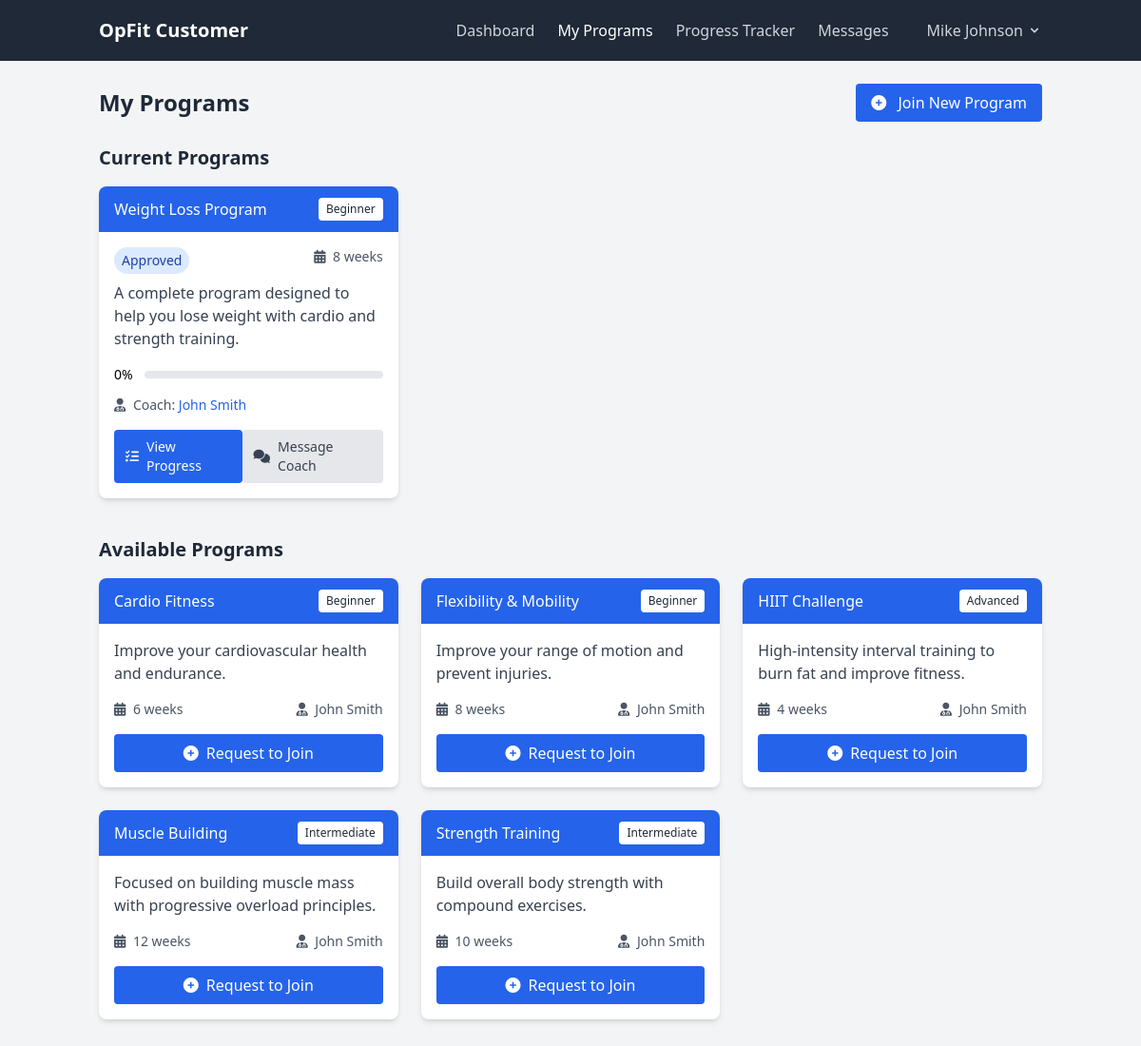
/customer/programs.php (signed in), run on the app's committed database.
### tables this page shows
CREATE TABLE IF NOT EXISTS customer_programs (
    id INT AUTO_INCREMENT PRIMARY KEY,
    customer_id INT NOT NULL,
    program_id INT NOT NULL,
    status ENUM('pending', 'approved', 'rejected', 'completed') DEFAULT 'pending',
    created_at TIMESTAMP DEFAULT CURRENT_TIMESTAMP,
    updated_at TIMESTAMP DEFAULT CURRENT_TIMESTAMP ON UPDATE CURRENT_TIMESTAMP,
    FOREIGN KEY (customer_id) REFERENCES users(id) ON DELETE CASCADE,
    FOREIGN KEY (program_id) REFERENCES programs(id) ON DELETE CASCADE
);

CREATE TABLE IF NOT EXISTS programs (
    id INT AUTO_INCREMENT PRIMARY KEY,
    name VARCHAR(100) NOT NULL,
    description TEXT,
    difficulty ENUM('beginner', 'intermediate', 'advanced') NOT NULL,
    duration INT NOT NULL COMMENT 'Duration in weeks',
    created_at TIMESTAMP DEFAULT CURRENT_TIMESTAMP,
    updated_at TIMESTAMP DEFAULT CURRENT_TIMESTAMP ON UPDATE CURRENT_TIMESTAMP
);

CREATE TABLE IF NOT EXISTS users (
    id INT AUTO_INCREMENT PRIMARY KEY,
    name VARCHAR(100) NOT NULL,
    email VARCHAR(100) NOT NULL UNIQUE,
    password VARCHAR(255) NOT NULL,
    user_type ENUM('customer', 'coach', 'admin') NOT NULL,
    created_at TIMESTAMP DEFAULT CURRENT_TIMESTAMP,
    updated_at TIMESTAMP DEFAULT CURRENT_TIMESTAMP ON UPDATE CURRENT_TIMESTAMP
);

### includes/functions.php (called while the page is built, shortened)
<?php
function calculate_program_progress($customer_id, $program_id) {
    global $conn;
    $customer_id = (int)$customer_id;
    $program_id = (int)$program_id;
    $total_steps_query = "SELECT COUNT(*) as total FROM program_steps WHERE program_id = $program_id";
    $total_steps_result = mysqli_query($conn, $total_steps_query);
    $total_steps = mysqli_fetch_assoc($total_steps_result)['total'];
    $completed_steps_query = "SELECT COUNT(*) as completed
                             FROM step_progress sp
                             JOIN program_steps ps ON sp.step_id = ps.id
                             WHERE sp.customer_id = $customer_id
                             AND ps.program_id = $program_id
                             AND sp.status = 'completed'";
    $completed_steps_result = mysqli_query($conn, $completed_steps_query);
    $completed_steps = mysqli_fetch_assoc($completed_steps_result)['completed'];
    $percentage = ($completed_steps / $total_steps) * 100;
    return round($percentage);
}
function count_unread_messages($user_id) {
    global $conn;
    $user_id = (int)$user_id;
    $query = "SELECT COUNT(*) as unread_count
              FROM chat_messages
              WHERE receiver_id = $user_id AND is_read = 0";
    $result = mysqli_query($conn, $query);
    $row = mysqli_fetch_assoc($result);
    return (int)$row['unread_count'];
}
?>

### customer/programs.php (the view, shortened to what this page needs)
<?php
include_once '../includes/db_connect.php';
include_once '../includes/functions.php';
$user_id = $_SESSION['user_id'];
$user_name = $_SESSION['user_name'];
$customer_programs = [];
$programs_query = "SELECT cp.*, p.name, p.description, p.duration, p.difficulty,
                  c.name as coach_name, cc.coach_id
                  FROM customer_programs cp
                  JOIN programs p ON cp.program_id = p.id
                  LEFT JOIN coach_customer cc ON cp.customer_id = cc.customer_id
                  LEFT JOIN users c ON cc.coach_id = c.id
                  WHERE cp.customer_id = $user_id
                  ORDER BY cp.created_at DESC";
$programs_result = mysqli_query($conn, $programs_query);
while ($row = mysqli_fetch_assoc($programs_result)) {
    $row['progress_percentage'] = calculate_program_progress($user_id, $row['program_id']);
    $customer_programs[] = $row;
}
$available_programs = [];
if ($customer_programs) {
    $enrolled_program_ids = array_map(function($program) {
        return $program['program_id'];
    }, $customer_programs);
    $ids_string = implode(',', $enrolled_program_ids);
    $where_clause = "WHERE p.id NOT IN ($ids_string)";
} else {
    $where_clause = "";
}
$available_query = "SELECT p.*, u.name as coach_name
                   FROM programs p
                   LEFT JOIN coach_customer cc ON cc.customer_id = $user_id
                   LEFT JOIN users u ON cc.coach_id = u.id
                   $where_clause
                   ORDER BY p.name";
$available_result = mysqli_query($conn, $available_query);
while ($row = mysqli_fetch_assoc($available_result)) {
    $available_programs[] = $row;
}
?>
<!DOCTYPE html>
<html lang="en">
<head>
    <link rel="stylesheet" href="../css/style.css">
    <script src="https://cdn.tailwindcss.com"></script>
    <link rel="stylesheet" href="https://cdnjs.cloudflare.com/ajax/libs/font-awesome/6.0.0-beta3/css/all.min.css">
</head>
<body class="bg-gray-100">
<nav class="bg-gray-800 text-white">
        <div class="container mx-auto px-4 py-3">
            <div class="flex flex-wrap justify-between items-center">
                <a class="text-xl font-bold" href="dashboard.php">OpFit Customer</a>
                <div class="hidden md:flex flex-col md:flex-row w-full md:w-auto mt-4 md:mt-0 items-center" id="navbarMenu">
                    <ul class="flex flex-col md:flex-row md:mr-6 space-y-2 md:space-y-0 md:space-x-6">
                        <li>
                            <a class="text-gray-300 hover:text-white block py-2" href="dashboard.php">Dashboard</a>
                        </li>
                        <li>
                            <a class="text-white font-medium block py-2" href="programs.php">My Programs</a>
                        </li>
                        <li>
                            <a class="text-gray-300 hover:text-white block py-2" href="progress.php">Progress Tracker</a>
                        </li>
                        <li>
                            <a class="text-gray-300 hover:text-white block py-2 flex items-center" href="messages.php">
                                Messages
                            </a>
                        </li>
                    </ul>
                    <div class="relative mt-4 md:mt-0 md:ml-4" id="userDropdownContainer">
                        <button id="userDropdown" class="flex items-center text-gray-300 hover:text-white py-2">
                            <?php echo $user_name; ?>
                            <svg class="ml-1 h-4 w-4" xmlns="http://www.w3.org/2000/svg" viewBox="0 0 20 20" fill="currentColor">
                                <path fill-rule="evenodd" d="M5.293 7.293a1 1 0 011.414 0L10 10.586l3.293-3.293a1 1 0 111.414 1.414l-4 4a1 1 0 01-1.414 0l-4-4a1 1 0 010-1.414z" clip-rule="evenodd" />
                            </svg>
                        </button>
                    </div>
                </div>
            </div>
        </div>
    </nav>
    <div class="container mx-auto px-4 py-6">
        <div class="mb-6">
            <div class="flex justify-between items-center">
                <h1 class="text-2xl font-bold text-gray-800">My Programs</h1>
                <a href="#availablePrograms" class="bg-blue-600 hover:bg-blue-700 text-white font-medium px-4 py-2 rounded transition-colors">
                    <i class="fas fa-plus-circle mr-2"></i> Join New Program
                </a>
            </div>
        </div>
        <div class="mb-8">
            <h2 class="text-xl font-semibold text-gray-800 mb-4">Current Programs</h2>
            <?php if (count($customer_programs) > 0): ?>
                <div class="grid grid-cols-1 md:grid-cols-2 lg:grid-cols-3 gap-6">
                    <?php foreach ($customer_programs as $program): ?>
                        <div class="bg-white rounded-lg shadow-md overflow-hidden flex flex-col">
                            <div class="bg-blue-600 text-white px-4 py-3">
                                <div class="flex justify-between items-center">
                                    <h5 class="font-medium"><?php echo $program['name']; ?></h5>
                                    <span class="bg-white text-gray-800 text-xs px-2 py-1 rounded">
                                        <?php echo ucfirst($program['difficulty']); ?>
                                    </span>
                                </div>
                            </div>
                            <div class="p-4 flex-grow">
                                <div class="flex justify-between mb-2">
                                    <span class="text-sm bg-<?php
                                        echo ($program['status'] == 'approved') ? 'blue-100 text-blue-800' :
                                            (($program['status'] == 'completed') ? 'blue-100 text-blue-800' :
                                            'yellow-100 text-yellow-800');
                                        ?> px-2 py-1 rounded-full">
                                        <?php
                                            echo ucfirst($program['status']);
                                        ?>
                                    </span>
                                    <span class="text-sm text-gray-600">
                                        <i class="fas fa-calendar-alt mr-1"></i> <?php echo $program['duration']; ?> weeks
                                    </span>
                                </div>
                                <p class="text-gray-700 mb-4 line-clamp-3"><?php echo $program['description']; ?></p>
                                <?php if ($program['status'] == 'approved' || $program['status'] == 'completed'): ?>
                                    <div class="mb-3">
                                        <div class="flex items-center mb-1">
                                            <span class="mr-3 text-sm font-medium"><?php echo $program['progress_percentage']; ?>%</span>
                                            <div class="relative flex-1 h-2 bg-gray-200 rounded-full overflow-hidden">
                                            </div>
                                        </div>
                                    </div>
                                <?php endif; ?>
                                <div class="text-sm text-gray-600 mb-4">
                                    <i class="fas fa-user-md mr-1"></i> Coach: <a href="coach_details.php?id=<?php echo $program['coach_id']; ?>" class="text-blue-600 hover:underline"><?php echo $program['coach_name']; ?></a>
                                </div>
                                <div class="flex justify-between items-center mt-auto">
                                    <?php if ($program['status'] == 'approved' || $program['status'] == 'completed'): ?>
                                        <a href="program_progress.php?id=<?php echo $program['program_id']; ?>" class="inline-flex items-center bg-blue-600 hover:bg-blue-700 text-white px-3 py-2 rounded text-sm transition-colors">
                                            <i class="fas fa-tasks mr-2"></i> View Progress
                                        </a>
                                        <a href="messages.php?coach_id=<?php echo $program['coach_id']; ?>" class="inline-flex items-center bg-gray-200 hover:bg-gray-300 text-gray-700 px-3 py-2 rounded text-sm transition-colors">
                                            <i class="fas fa-comments mr-2"></i> Message Coach
                                        </a>
                                    <?php endif; ?>
                                </div>
                            </div>
                        </div>
                    <?php endforeach; ?>
                </div>
            <?php endif; ?>
        </div>
        <div id="availablePrograms" class="py-2">
            <h2 class="text-xl font-semibold text-gray-800 mb-4">Available Programs</h2>
            <?php if (count($available_programs) > 0): ?>
                <div class="grid grid-cols-1 md:grid-cols-2 lg:grid-cols-3 gap-6">
                    <?php foreach ($available_programs as $program): ?>
                        <div class="bg-white rounded-lg shadow-md overflow-hidden">
                            <div class="bg-blue-600 text-white px-4 py-3">
                                <div class="flex justify-between items-center">
                                    <h5 class="font-medium"><?php echo $program['name']; ?></h5>
                                    <span class="bg-white text-gray-800 text-xs px-2 py-1 rounded">
                                        <?php echo ucfirst($program['difficulty']); ?>
                                    </span>
                                </div>
                            </div>
                            <div class="p-4">
                                <p class="text-gray-700 mb-4 line-clamp-3"><?php echo $program['description']; ?></p>
                                <div class="flex justify-between text-sm text-gray-600 mb-4">
                                    <span>
                                        <i class="fas fa-calendar-alt mr-1"></i> <?php echo $program['duration']; ?> weeks
                                    </span>
                                    <span>
                                        <i class="fas fa-user-md mr-1"></i> <?php echo $program['coach_name']; ?>
                                    </span>
                                </div>
                                <form action="" method="post">
                                    <button type="submit" name="request_program" class="w-full bg-blue-600 hover:bg-blue-700 text-white font-medium py-2 px-4 rounded transition-colors flex items-center justify-center">
                                        <i class="fas fa-plus-circle mr-2"></i> Request to Join
                                    </button>
                                </form>
                            </div>
                        </div>
                    <?php endforeach; ?>
                </div>
            <?php endif; ?>
        </div>
    </div>
</body>
</html>

### data on the page
customer_programs: program.name "Weight Loss Program", program.difficulty "Beginner", status "Approved", program.duration "8", program.description "A complete program designed to help you lose weight with cardio and strength training.", progress_percentage "0", users.name "John Smith"
programs: name "Cardio Fitness", difficulty "Beginner", description "Improve your cardiovascular health and endurance.", duration "6", users.name "John Smith"
programs: name "Flexibility & Mobility", difficulty "Beginner", description "Improve your range of motion and prevent injuries.", duration "8", users.name "John Smith"
programs: name "HIIT Challenge", difficulty "Advanced", description "High-intensity interval training to burn fat and improve fitness.", duration "4", users.name "John Smith"
programs: name "Muscle Building", difficulty "Intermediate", description "Focused on building muscle mass with progressive overload principles.", duration "12", users.name "John Smith"
programs: name "Strength Training", difficulty "Intermediate", description "Build overall body strength with compound exercises.", duration "10", users.name "John Smith"

### other printed values
$user_name "Mike Johnson"
